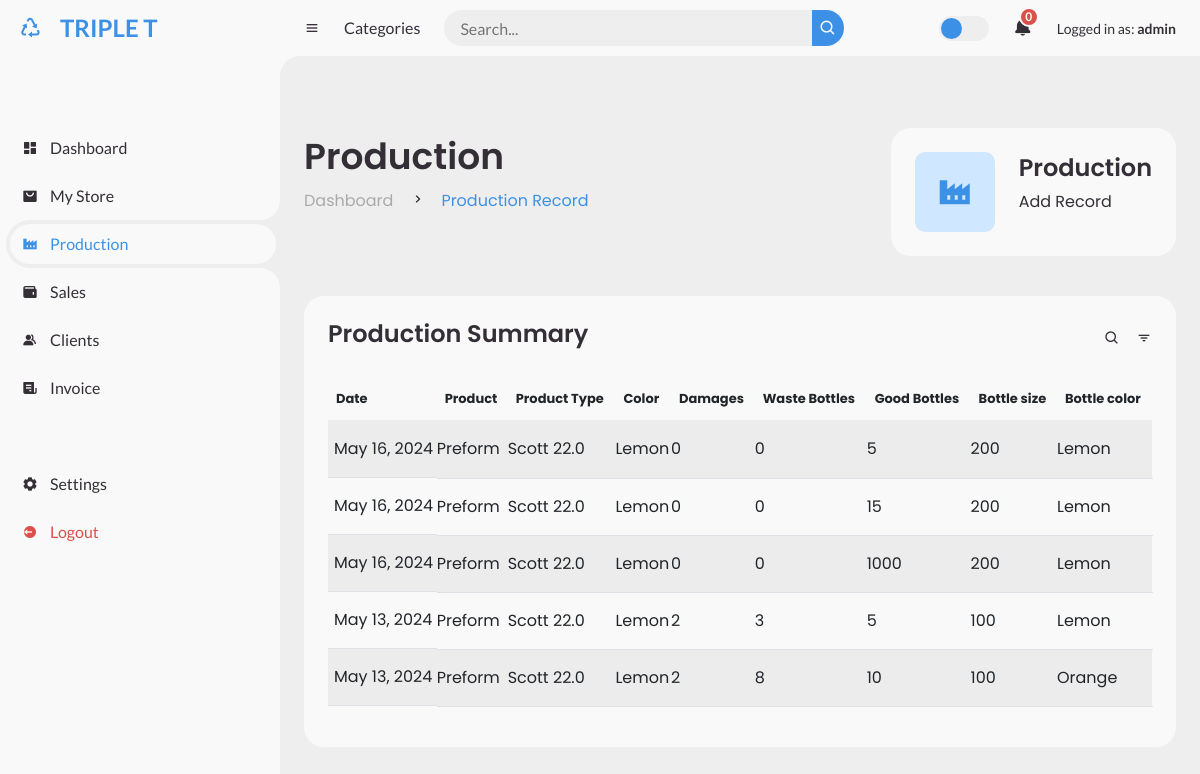
The app's page /production_record/ (signed in) with its own data.
### store/models.py (models this page shows, shortened)
class Production(models.Model):
    product = models.ForeignKey(Stock, on_delete=models.CASCADE, null=True )
    product_quantity = models.IntegerField(null=True, blank=True)
    damages = models.IntegerField(null=True, blank=True)
    waste_bottle = models.IntegerField(null=True, blank=True)
    good_bottle = models.IntegerField()
    bottle_size = models.IntegerField()
    bottle_color = models.ForeignKey(Color, on_delete=models.SET_NULL, null=True, blank=True)
    created_at = models.DateField(null=True, blank=True)
    bottle_unit = models.CharField(max_length=30, null=True, blank=True)

class Stock(models.Model):
    name = models.CharField(max_length=100, null=True)
    color = models.CharField(max_length=50, null=True, blank=True)
    cap_type = models.ForeignKey(Cap, on_delete=models.SET_NULL, null=True, blank=True)
    product_type = models.CharField(max_length=20, null=True, blank=True)
    bottle_type = models.CharField(max_length=20, null=True, blank=True)
    preform_type = models.ForeignKey(Preform_type, on_delete=models.SET_NULL, null=True, blank=True)
    unit = models.IntegerField(null=True, blank=True)
    created_at = models.DateTimeField(auto_now_add=True)
    notification_sent = models.BooleanField(default=False)

class Preform_type(models.Model):
    name = models.CharField(max_length=30)
    size = models.DecimalField(max_digits=5, decimal_places=1)
    quantity_per_bag = models.IntegerField()
    def __str__(self):
        return f"{self.name} {self.size}"

class Color(models.Model):
    name = models.CharField(max_length=100, null=True, blank=True)
    def __str__(self):
        return f"{self.name}"

### store/views.py (the view)
# urls.py: path('production_record/', views.production_record, name="record"),
@login_required
def production_record(request):
    record = Production.objects.order_by('-created_at')
    notifications = Notification.objects.all()
    unread_notifications_count = notifications.filter(is_read=False).count()
    return render(request, 'production/summary.html', {'record': record,'unread_notifications_count':unread_notifications_count })

### store/templates/production/summary.html (shortened to what this page needs)
{% extends "production/base.html" %}
{% block body %}
<div class="head-title">
    <div class="left">
        <h1>Production</h1>
        <ul class="breadcrumb">
          <li>
            <a href="#">Dashboard</a>
          </li>
          <li><i class='bx bx-chevron-right' ></i></li>
          <li>
            <a class="active" href="{% url 'record' %}">Production Record</a>
          </li>
        </ul>
    </div>
    <ul class="box-info">
        <a href="{% url 'production' %}">
          <li>
            <i class='bx bxs-factory'></i>
            <span class="text">
              <h3>Production</h3>
              <p>Add Record</p>
            </span>
          </li>
        </a>
      </ul>
</div>
<div class="table-data">
    <div class="order">
      <div class="head">
        <h3>Production Summary</h3>
        <i class='bx bx-search' ></i>
        <i class='bx bx-filter' ></i>
      </div>
      <table class="table table-striped">
        <thead>
            <tr>
                <th>Date</th>
                <th>Product</th>
                <th>Product Type</th>
                <th>Color</th>
                <th>Damages </th>
                <th>Waste Bottles </th>
                <th>Good Bottles </th>
                <th>Bottle size </th>
                <th>Bottle color</th>
            </tr>
        </thead>
        <tbody>
            {% for record in record %}
            <tr>
                <td>{{record.created_at}}</td>
                <td>{{record.product.name}}</td>
                <td>{{record.product.preform_type}}</td>
                <td>{{record.product.color}}</td>
                <td>{{record.damages}}</td>
                <td>{{record.waste_bottle}}</td>
                <td>{{record.good_bottle}}</td>
                <td>{{record.bottle_size}}</td>
                <td>{{record.bottle_color}}</td>
            </tr>
            {% endfor %}
        </tbody>
      </table>
    </div>
</div>
{% endblock %}

### store/templates/production/base.html (shortened to what this page needs)
{% load static %}
<!DOCTYPE html>
<html lang="en">
<head>
	<link href='https://unpkg.com/boxicons@2.0.9/css/boxicons.min.css' rel='stylesheet'>
	<link href="https://cdn.jsdelivr.net/npm/bootstrap@5.2.3/dist/css/bootstrap.min.css" rel="stylesheet">
	<link href="{% static './css/style.css' %}" rel="stylesheet" />
</head>
<body>
	<section id="sidebar">
		<a href="#" class="brand ">
			<i class='bx bx-recycle'></i>
			<span class="text"> TRIPLE T <br>
			</span>
		</a>
		<ul class="side-menu top">
			<li>
				<a href="{% url 'home' %}">
					<i class='bx bxs-dashboard' ></i>
					<span class="text">Dashboard</span>
				</a>
			</li>
			<li>
				<a href="{% url 'stock_list' %}">
					<i class='bx bxs-shopping-bag-alt store' ></i>
					<span class="text">My Store</span>
				</a>
			</li>
			<li class="active">
				<a class="nav-link" href="{% url 'record' %}">
					<i class='bx bxs-factory'></i>
					<span class="text">Production</span>
				</a>
			</li>
			<li >
				<a href="{% url 'sales_record' %}">
					<i class='bx bxs-wallet'></i>
					<span class="text">Sales</span>
				</a>
			</li>
			<li>
				<a href="{% url 'customer' %}">
					<i class='bx bxs-group'></i>
					<span class="text">Clients</span>
				</a>
			</li>
			<li>
				<a href="{% url 'invoice' %}">
					<i class='bx bxs-receipt'></i>
					<span class="text">Invoice</span>
				</a>
			</li>
		</ul>
		<ul class="side-menu">
			{% if request.user.is_superuser %}
			<li>
				<a href="{% url 'settings' %}" >
					<i class='bx bxs-cog' ></i>
					<span class="text">Settings</span>
				</a>
			</li>
			{% endif %}
			<li>
				<a href="{% url 'user_logout' %}" class="logout">
					<i class='bx bxs-log-out-circle' ></i>
					<span class="text">Logout</span>
				</a>
			</li>
		</ul>
	</section>
	<section id="content">
		<nav>
			<i class='bx bx-menu' ></i>
			<a href="#" class="nav-link">Categories</a>
			<form action="#">
				<div class="form-input">
					<input type="search" placeholder="Search...">
					<button type="submit" class="search-btn"><i class='bx bx-search' ></i></button>
				</div>
			</form>
			<label for="switch-mode" class="switch-mode"></label>
			<a href="{% url 'notify' %}" class="notification">
				<i class='bx bxs-bell' ></i>
				<span class="num">{{ unread_notifications_count }}</span>
			</a>
			<a href="#" class="profile">
					<div class="small">Logged in as: <strong>{{user.get_username}}</strong></div>
			</a>
		</nav>
	<main>
        {% block body %}
		{% endblock%}
	</main>
	</section>
</body>
</html>

### store/templates/production/base.html (style rules this page uses)
ol, ul { padding-left: 0rem !important; }

### records on screen
Production: created_at "May 16, 2024", product.name "Preform", product.preform_type "Scott 22.0", product.color "Lemon", damages "0", waste_bottle "0", good_bottle "5", bottle_size "200", bottle_color "Lemon"
Production: created_at "May 16, 2024", product.name "Preform", product.preform_type "Scott 22.0", product.color "Lemon", damages "0", waste_bottle "0", good_bottle "15", bottle_size "200", bottle_color "Lemon"
Production: created_at "May 16, 2024", product.name "Preform", product.preform_type "Scott 22.0", product.color "Lemon", damages "0", waste_bottle "0", good_bottle "1000", bottle_size "200", bottle_color "Lemon"
Production: created_at "May 13, 2024", product.name "Preform", product.preform_type "Scott 22.0", product.color "Lemon", damages "2", waste_bottle "3", good_bottle "5", bottle_size "100", bottle_color "Lemon"
Production: created_at "May 13, 2024", product.name "Preform", product.preform_type "Scott 22.0", product.color "Lemon", damages "2", waste_bottle "8", good_bottle "10", bottle_size "100", bottle_color "Orange"

### other values on screen
{{ unread_notifications_count }} "0"
{{ user.get_username }} "admin"
